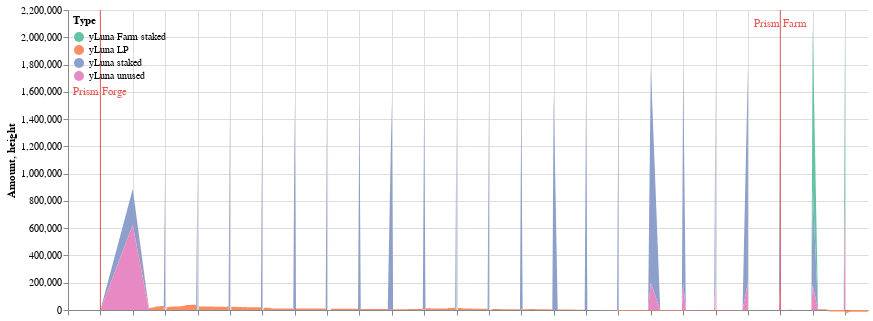

Write notebook code for a chart like this one.
### Code cell
c1 = cp.get_line_chart(all_deltas, 
               alt.Scale(scheme='set2'),
               min_date = all_deltas.Time.min(),
               max_date = all_deltas.Time.max(),
               top_padding = 500000
        )

c2 = alt.Chart(dp.dates_to_mark).mark_rule(color='#e45756').encode(
    x=alt.X('date'+':T',axis=alt.Axis(labels=False,title=''))
)

c3 = alt.Chart(dp.dates_to_mark).mark_text(
    color='#e45756',
    angle=0
).encode(
    x=alt.X('text_date'+':T',axis=alt.Axis(labels=False,title='')),
    y='height',
    text='text'
)

(c1 + c2 + c3).properties(width=800).configure_view(strokeOpacity=0)

### Figure 1 — Vega-Lite specification as saved in the notebook (floating-point values rounded to 4 significant figures; data arrays with more than 128 entries replaced by an {"elided": "..."} marker saying what was removed)
{"config": {"view": {"continuousWidth": 400, "continuousHeight": 300, "strokeOpacity": 0}}, "layer": [{"data": {"name": "data-efd74478bc159d3a98fab2a39eb381ba"}, "mark": "area", "encoding": {"color": {"field": "Type", "legend": {"direction": "vertical", "legendY": 0, "orient": "none", "padding": 5}, "scale": {"scheme": "set2"}, "type": "nominal"}, "tooltip": [{"field": "Time", "format": "%Y-%m-%d", "type": "temporal"}, {"field": "Type", "type": "nominal"}, {"field": "Amount (millions)", "type": "nominal"}], "x": {"field": "Time", "scale": {"domain": ["2022-02-12", "2022-03-08 17:"]}, "type": "temporal"}, "y": {"field": "Amount", "scale": {"domain": [0, 2120000.0]}, "type": "quantitative"}}}, {"data": {"name": "data-d40cef6b2b91b0219c7c5c807a29e8cc"}, "mark": {"type": "rule", "color": "#e45756"}, "encoding": {"x": {"axis": {"labels": false, "title": ""}, "field": "date", "type": "temporal"}}}, {"data": {"name": "data-d40cef6b2b91b0219c7c5c807a29e8cc"}, "mark": {"type": "text", "angle": 0, "color": "#e45756"}, "encoding": {"text": {"field": "text", "type": "nominal"}, "x": {"axis": {"labels": false, "title": ""}, "field": "text_date", "type": "temporal"}, "y": {"field": "height", "type": "quantitative"}}}], "width": 800, "$schema": "https://vega.github.io/schema/vega-lite/v4.17.0.json", "datasets": {"data-efd74478bc159d3a98fab2a39eb381ba": {"elided": "1540 records"}, "data-d40cef6b2b91b0219c7c5c807a29e8cc": [{"text_date": "2022-02-13", "date": "2022-02-13", "height": 1600000, "text": "Prism Forge"}, {"text_date": "2022-03-06", "date": "2022-03-06", "height": 2100000, "text": "Prism Farm"}]}}
